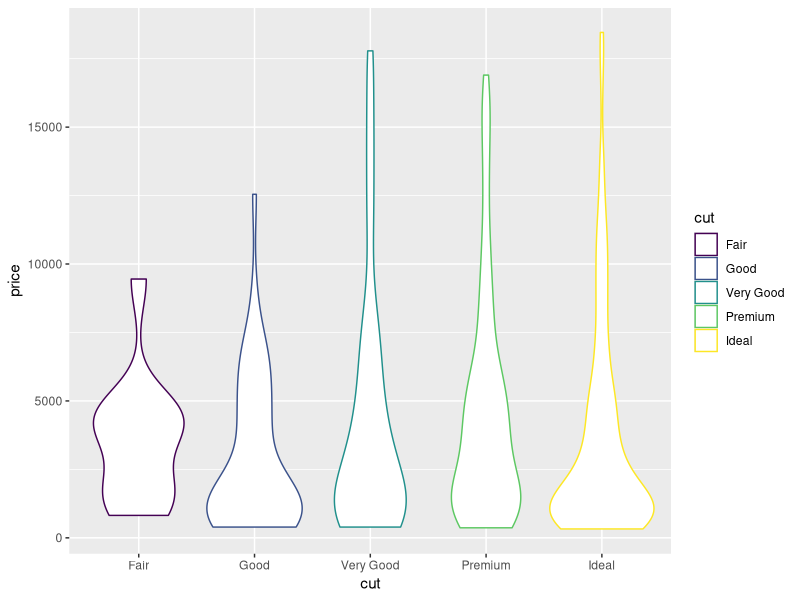
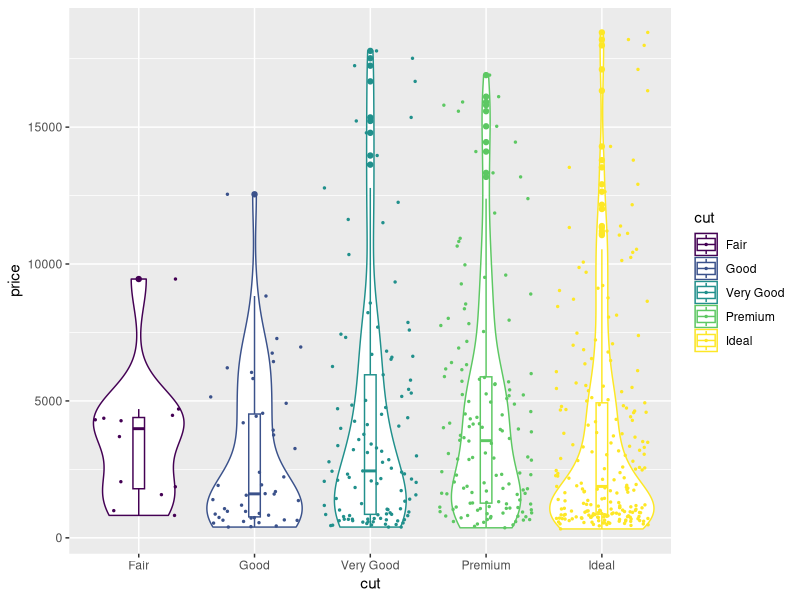

The R script that drew these images, in order: (Note: this script raises an error after producing the figures.)
# Violin plot in ggplot
#geom_voilen()

install.packages('ggplot2')
library(ggplot2)

data("diamonds")

d_sample <- diamonds[seq(1,53000,by=100),]
nrow(d_sample)

p <- ggplot(d_sample, aes(cut,price,color=cut))+geom_violin()

p

p+geom_boxplot(width=0.1)+geom_jitter(size=0.5)+ggsave("violinplot.pdf")
